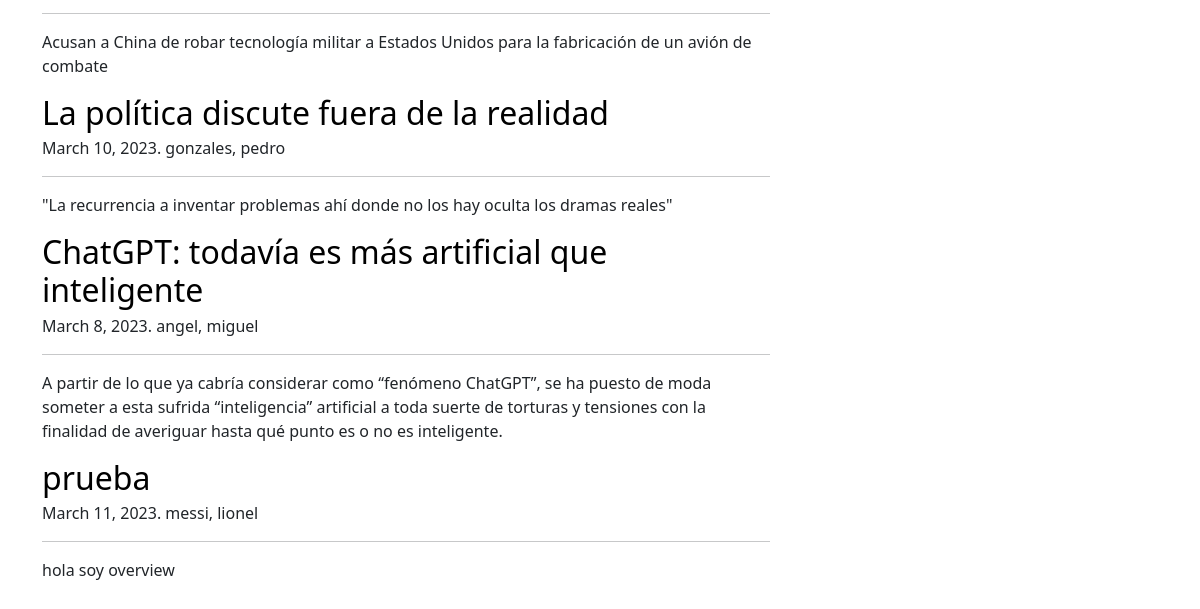
Before: / (lower part) with the older database file.
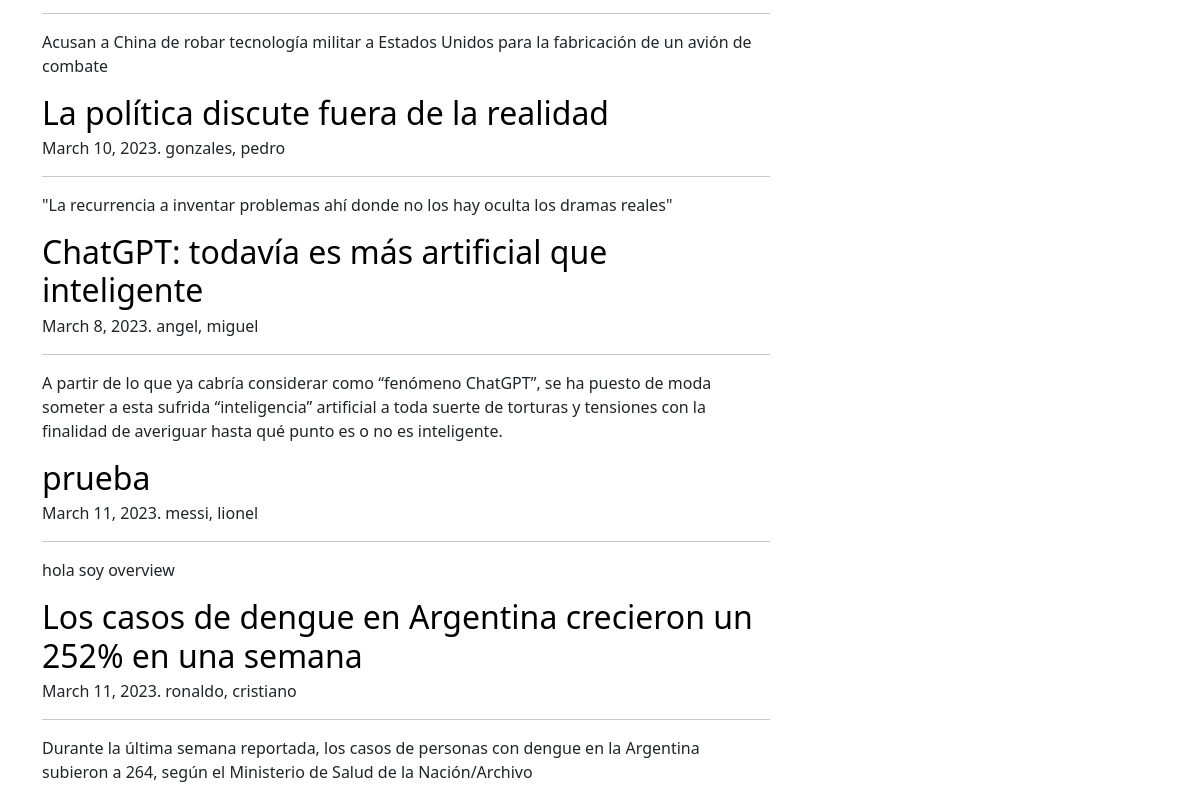
After: the same page with the newer database file.
### blogs/models.py (models this page shows, shortened)
class Post(models.Model):
    titulo = models.CharField(max_length=300)
    slug = models.SlugField(unique=True)
    overview = models.TextField()
    date_created = models.DateTimeField(auto_now=True)
    contenido = models.TextField()
    autor = models.ForeignKey(settings.AUTH_USER_MODEL, on_delete=models.PROTECT)
    categorias = models.ManyToManyField('Categoria')
    featured = models.BooleanField(default=True)
    imagen = models.ImageField(upload_to='post_imagenes/' ,blank=True, null=True)
    pub_date = models.DateTimeField(default=timezone.now)
    class meta:
        ordering = ["-date_created"]
    def get_absolute_url(self):
        return reverse("blogs:post", kwargs={"slug":self.slug})

### users/models.py (models this page shows)
class user(AbstractUser):
    def __str__(self):
        return f'{self.last_name}, {self.first_name}'

### blogs/views.py (the view)
# urls.py: path('',views.inicio),
def inicio(request):
    posts = Post.objects.filter(
        pub_date__lte=timezone.now()
    )
    categorias = Categoria.objects.all()
    featured = Post.objects.filter(featured=True).filter(
        pub_date__lte=timezone.now()
    )[:3]
    context = {
        'post_list':posts,
        'categorias':categorias,
        'featured':featured,
    }
    return render(request, 'blogs/inicio.html',context=context)

### blogs/context_.py (called while the page is built)
def categorias_(request):
    categorias = Categoria.objects.all()
    return {
        'categorias':categorias
    }

### blogs/templates/blogs/inicio.html (shortened to what this page needs)
{% extends 'base.html' %}
{% block content %}
<div class="container-xxl bd-gutter mt-3 my-md-4 bd-layout">
    <main class="container">
        <div class="row g-5">
            <div class="col-md-8">
                {% for post in post_list %}
                    <article class="blog-post">
                        <h2 class="blog-post-title mb-1">
                            <a href="{{ post.get_absolute_url }}" style="text-decoration: none"
                               class="text-black">
                                {{ post.titulo }}
                            </a>
                        </h2>
                        <p class="blog-post-meta">{{ post.pub_date.date }}. {{post.autor}}</p>
                        <hr>
                        <p>{{ post.overview }}</p>
                    </article>
                {% endfor %}
            </div>
            <div class="col-md-4">
            </div>
        </div>
    </main>
</div>
{% endblock content %}

Changed rows visible on the page:
added Post: titulo "Los casos de dengue en Argentina crecieron un 252% en una semana", pub_date "March 11, 2023", autor "ronaldo, cristiano", overview "Durante la última semana reportada, los casos de personas con dengue en la Argentina subieron a 264, según el Ministerio de Salud de la Nación/Archivo"
